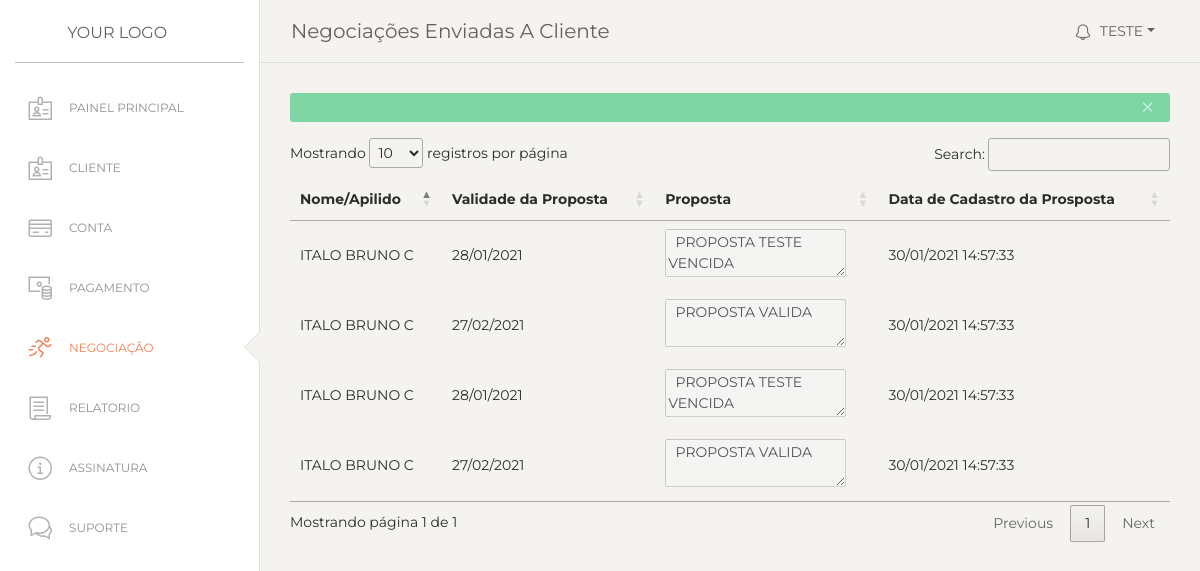
Screenshot of /consultar-negociacao-cliente.php?id=1 (signed in) with the database file from the repository.
### tables this page shows
CREATE TABLE `tb_cliente` (
  `id` int(11) NOT NULL AUTO_INCREMENT,
  `nome` varchar(100) DEFAULT NULL,
  `user` varchar(100) DEFAULT NULL,
  `senha` varchar(45) DEFAULT NULL,
  PRIMARY KEY (`id`)
);

CREATE TABLE `tb_proposta` (
  `id` int(11) NOT NULL AUTO_INCREMENT,
  `validade` date DEFAULT NULL,
  `descricao` varchar(200) DEFAULT NULL,
  `registro` timestamp NOT NULL DEFAULT CURRENT_TIMESTAMP,
  PRIMARY KEY (`id`)
);

### consultar-negociacao-cliente.php (the view, shortened to what this page needs)
<?php
include('conexao.php');
$id_estabelecimento=$_SESSION['id_user'];
 $id_cliente = filter_input(INPUT_GET, 'id');
?>
<!doctype html>
<html lang="en">
<head>
   <link href="//cdn.datatables.net/1.10.15/css/jquery.dataTables.min.css" rel="stylesheet">
  <link href="https://maxcdn.bootstrapcdn.com/font-awesome/latest/css/font-awesome.min.css" rel="stylesheet">
  <link href="./assets/css/bootstrap.min.css" rel="stylesheet" />
  <link href="./assets/css/paper-dashboard.css?v=2.0.1" rel="stylesheet" />
  <link href="./assets/demo/demo.css" rel="stylesheet" />
</head>
<body class="">
  <div class="wrapper ">
    <div class="sidebar" data-color="white" data-active-color="danger">
      <div class="logo">
        <a href="https://www.creative-tim.com" class="simple-text logo-mini">
        </a>
        <a href="https://www.creative-tim.com" class="simple-text logo-normal">
          Your Logo
        </a>
      </div>
      <div class="sidebar-wrapper">
        <ul class="nav">
          <li class=" ">
            <a href="painel_admin.php">
              <i class="nc-icon nc-badge"></i>
              <p>Painel Principal</p>
            </a>
          </li>
          <li>
            <a href="gerenciamento-cliente.php">
              <i class="nc-icon nc-badge"></i>
              <p>Cliente</p>
            </a>
          </li>
          <li>
            <a href="gerenciamento-conta.php">
              <i class="nc-icon nc-credit-card"></i>
              <p>Conta</p>
            </a>
          </li>
          <li>
            <a href="gerenciamento-pagamento.php">
              <i class="nc-icon nc-money-coins"></i>
              <p>Pagamento</p>
            </a>
          </li>
         <li class="active">
            <a href="gerenciamento-negociacao.php">
              <i  class="nc-icon nc-user-run"></i>
              <p>Negociação</p>
            </a>
          </li>
          <li>
            <a href="javascript:;">
              <i class="nc-icon nc-paper"></i>
              <p>Relatorio</p>
            </a>
          </li>
          <li>
            <a href="javascript:;">
              <i class="nc-icon nc-alert-circle-i"></i>
              <p>Assinatura</p>
            </a>
          </li>
          <li>
            <a href="javascript:;">
              <i class="nc-icon nc-chat-33"></i>
              <p>Suporte</p>
            </a>
          </li>
        </ul>
      </div>
    </div>
    <div class="main-panel" style="height: 100vh;">
      <nav class="navbar navbar-expand-lg navbar-absolute fixed-top navbar-transparent">
        <div class="container-fluid">
          <div class="navbar-wrapper">
            <a class="navbar-brand" href="javascript:;">Negociações Enviadas a Cliente</a>
          </div>
          <div class="collapse navbar-collapse justify-content-end" id="navigation">
            <ul class="navbar-nav">
              <li class="nav-item btn-rotate dropdown">
                <a class="nav-link dropdown-toggle" href="http://example.com" id="navbarDropdownMenuLink" data-toggle="dropdown" aria-haspopup="true" aria-expanded="false">
                  <i class="nc-icon nc-bell-55"></i>
                  <p>
                    <?php
                        echo $_SESSION['usuario']
                       ?>
                  </p>
                </a>
              </li>
            </ul>
          </div>
        </div>
      </nav>
      <div class="content">
        <div class="alert alert-success alert-dismissible fade show">
                          <button type="button" aria-hidden="true" class="close" data-dismiss="alert" aria-label="Close">
                            <i class="nc-icon nc-simple-remove"></i>
                          </button>
        </div>
<?php
        $query =" select * from tb_cliente as c  inner join tb_estabelecimento as e inner join tb_estabelecimento_has_tb_cliente as ec on ec.tb_estabelecimento_id = e.id and ec.tb_cliente_id =c.id inner join tb_proposta_has_tb_estabelecimento as pe on pe.tb_estabelecimento_id= e.id inner join tb_cliente_has_tb_proposta as cp on cp.tb_cliente_id= c.id inner join tb_proposta as p on p.id= cp.tb_proposta_id where c.id= '$id_cliente' and e.id='$id_estabelecimento' ";
        $result = mysqli_query($conexao,$query);
        $row = mysqli_num_rows($result);
        if($row == '' ){
        }else{
      ?>
           <table id="minhaTabela">
    <thead>
      <tr>
        <th>Nome/Apilido</th>
        <th>Validade da Proposta</th>
        <th>Proposta</th>
        <th>Data de Cadastro da Prosposta</th>
      </tr>
    </thead>
    <tbody>
      <?php
       while($res_1=mysqli_fetch_array($result)){
        $nome=$res_1["nome"];
        $validade=$res_1["validade"];
        $descricao=$res_1["descricao"];
        $dataCadastro=$res_1["registro"];
         ?>
      <tr>
        <td><?php echo $nome ?></td>
        <td><?php echo date('d/m/Y', strtotime($validade)) ?></td>
         <td><textarea disabled> <?php echo $descricao ?></textarea></td>
       <td><?php echo date('d/m/Y  H:i:s', strtotime($dataCadastro)) ?></td>
      </tr>
       <?php
          }
       ?>
    </tbody>
    <?php
          }
       ?>
  </table>
        </div>
      </div>
    </div>
</body>
</html>

### rows the page displays
tb_cliente: nome "ITALO BRUNO C", tb_proposta.validade "28/01/2021", descricao "PROPOSTA TESTE VENCIDA", tb_proposta.registro "30/01/2021 14:57:33", tb_proposta.validade "27/02/2021", descricao "PROPOSTA VALIDA"

### other values shown
$_SESSION['usuario'] "TESTE"
